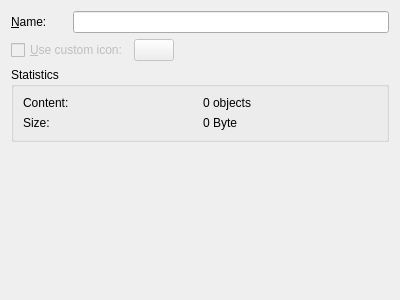
<ui version="4.0" >
 <class>CollectionGeneralPropertiesPage</class>
 <widget class="QWidget" name="CollectionGeneralPropertiesPage" >
  <property name="geometry" >
   <rect>
    <x>0</x>
    <y>0</y>
    <width>400</width>
    <height>300</height>
   </rect>
  </property>
  <property name="windowTitle" >
   <string>Form</string>
  </property>
  <layout class="QGridLayout" >
   <item row="0" column="0" >
    <widget class="QLabel" name="label" >
     <property name="text" >
      <string>&amp;Name:</string>
     </property>
     <property name="buddy" >
      <cstring>nameEdit</cstring>
     </property>
    </widget>
   </item>
   <item row="0" column="1" colspan="3" >
    <widget class="KLineEdit" name="nameEdit" />
   </item>
   <item row="1" column="0" colspan="2" >
    <widget class="QCheckBox" name="customIconCheckbox" >
     <property name="enabled" >
      <bool>false</bool>
     </property>
     <property name="text" >
      <string>&amp;Use custom icon:</string>
     </property>
    </widget>
   </item>
   <item row="1" column="2" >
    <widget class="KIconButton" name="customIcon" >
     <property name="enabled" >
      <bool>false</bool>
     </property>
     <property name="icon" >
      <string>folder</string>
     </property>
     <property name="iconSize" >
      <number>16</number>
     </property>
    </widget>
   </item>
   <item row="1" column="3" >
    <spacer>
     <property name="orientation" >
      <enum>Qt::Horizontal</enum>
     </property>
     <property name="sizeHint" >
      <size>
       <width>40</width>
       <height>20</height>
      </size>
     </property>
    </spacer>
   </item>
   <item row="2" column="0" colspan="4" >
    <widget class="QGroupBox" name="statsBox" >
     <property name="title" >
      <string>Statistics</string>
     </property>
     <layout class="QGridLayout" >
      <item row="0" column="0" >
       <widget class="QLabel" name="label_2" >
        <property name="text" >
         <string>Content:</string>
        </property>
       </widget>
      </item>
      <item row="0" column="1" >
       <widget class="QLabel" name="countLabel" >
        <property name="text" >
         <string>0 objects</string>
        </property>
       </widget>
      </item>
      <item row="1" column="0" >
       <widget class="QLabel" name="label_3" >
        <property name="text" >
         <string>Size:</string>
        </property>
       </widget>
      </item>
      <item row="1" column="1" >
       <widget class="QLabel" name="sizeLabel" >
        <property name="text" >
         <string>0 Byte</string>
        </property>
       </widget>
      </item>
     </layout>
    </widget>
   </item>
   <item row="3" column="2" >
    <spacer>
     <property name="orientation" >
      <enum>Qt::Vertical</enum>
     </property>
     <property name="sizeHint" >
      <size>
       <width>20</width>
       <height>40</height>
      </size>
     </property>
    </spacer>
   </item>
  </layout>
 </widget>
 <customwidgets>
  <customwidget>
   <class>KIconButton</class>
   <extends>QPushButton</extends>
   <header>kicondialog.h</header>
  </customwidget>
  <customwidget>
   <class>KLineEdit</class>
   <extends>QLineEdit</extends>
   <header>klineedit.h</header>
  </customwidget>
 </customwidgets>
 <resources/>
 <connections>
  <connection>
   <sender>customIconCheckbox</sender>
   <signal>toggled(bool)</signal>
   <receiver>customIcon</receiver>
   <slot>setEnabled(bool)</slot>
   <hints>
    <hint type="sourcelabel" >
     <x>115</x>
     <y>55</y>
    </hint>
    <hint type="destinationlabel" >
     <x>245</x>
     <y>55</y>
    </hint>
   </hints>
  </connection>
 </connections>
</ui>
